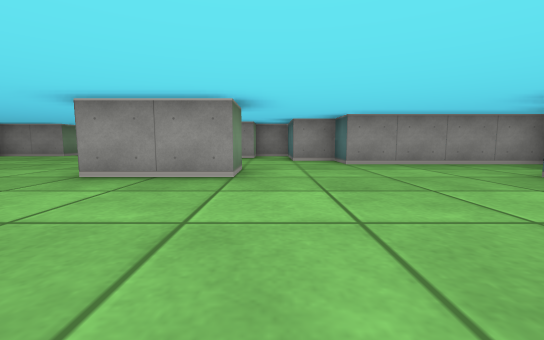
view 1 (above)

16 first-person views from a walk through a cub3D maze. The camera is about half as high as the walls, tilts 6° down and sees 90° across. The floor is counted in squares. Each view is taken from the middle of a square. On the plan, view 1 faces up. The plan holds only what a view shows up to about 9 squares ahead; the rest is blank.

view 2
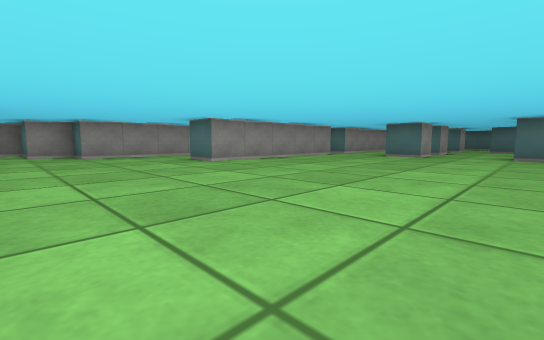

view 3
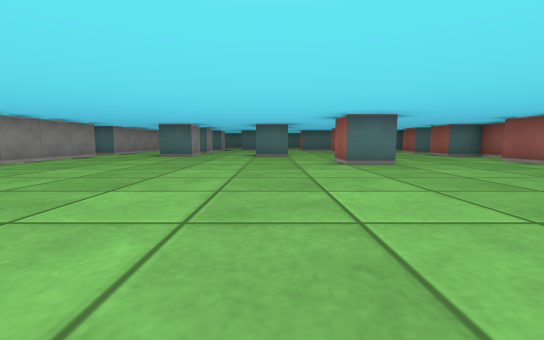

view 4
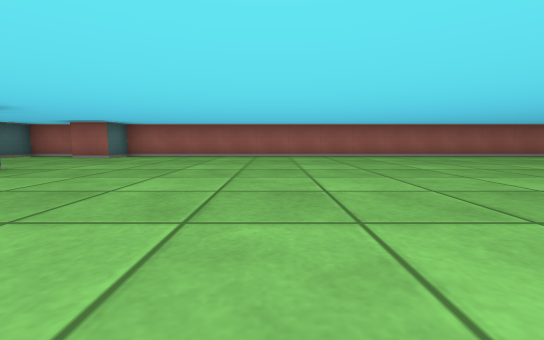

view 5
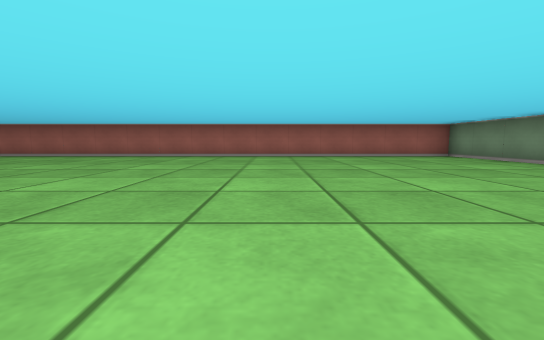

view 6
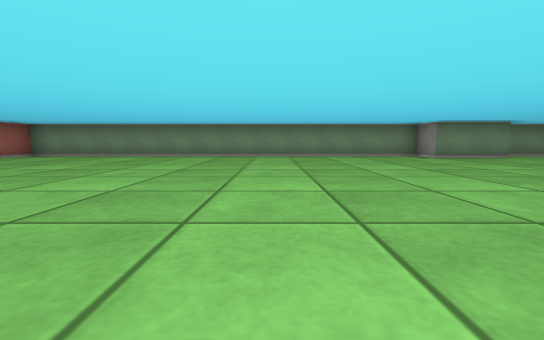

view 7
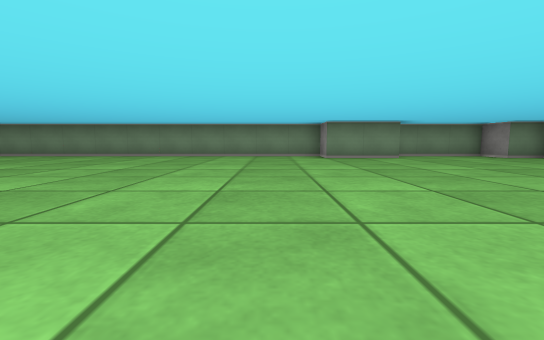

view 8
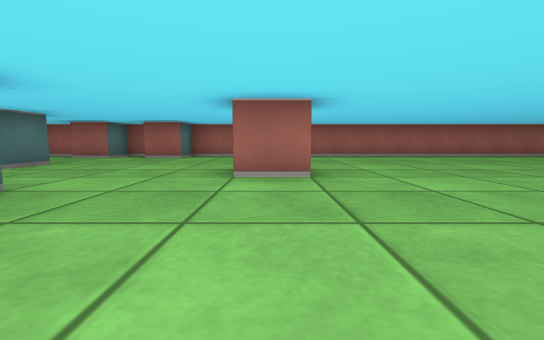

view 9
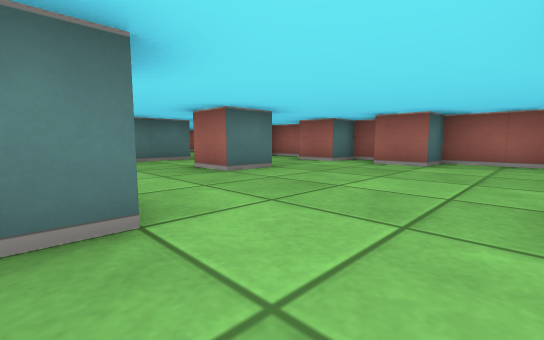

view 10
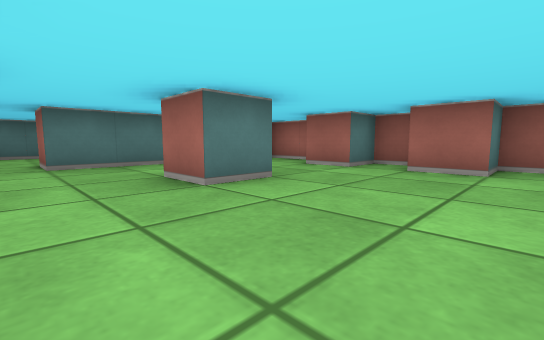

view 11
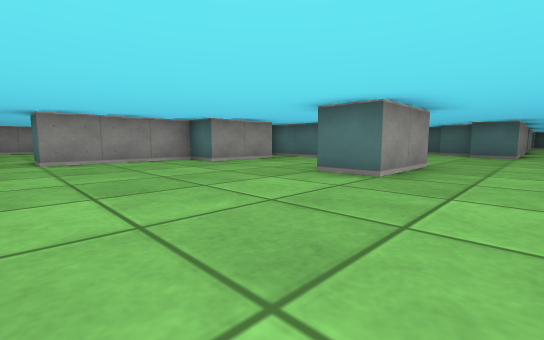

view 12
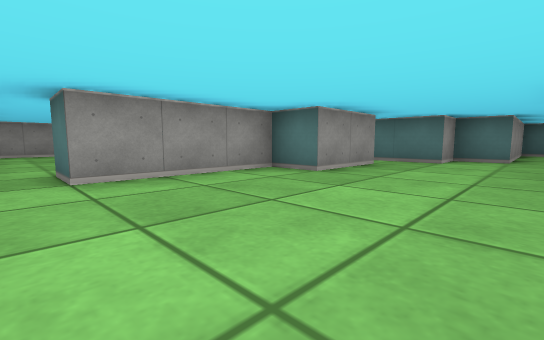

view 13
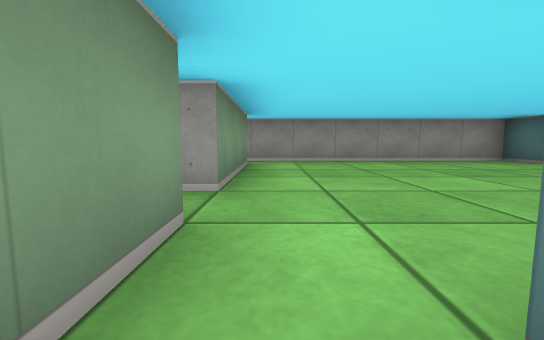

view 14
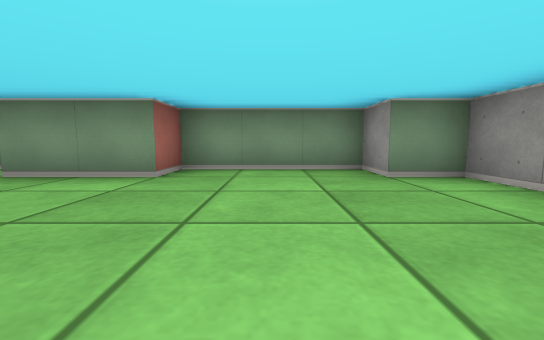

view 15
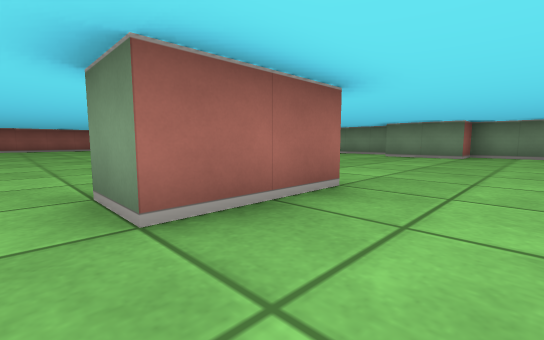

view 16
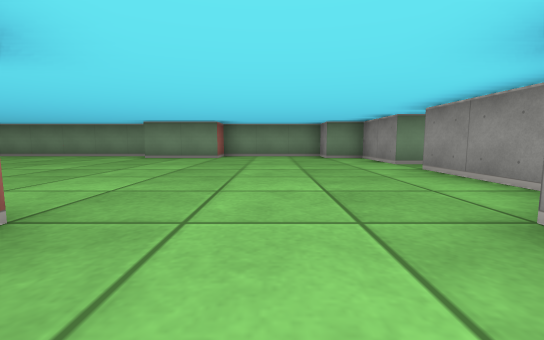

### Floor plan
Ten units are one square. View 1 is at (0, 0); x grows to the right and y downward. Boxes are objects, and circles mark ways between rooms. Rooms are numbered by the first view taken in them; rooms with no view inside come last. Other rooms are left out.
<svg viewBox="-100 -160 245 260">
<path fill="none" stroke="#000" d="M-5 -35 -25 -35 -25 -45 -5 -45 -5 -35M55 56 55 45 65 45M45 -36 45 -44M85 36 85 25M55 -50 55 -55 15 -55 15 -65 5 -65 5 -85 -5 -85 -5 -75 -25 -75 -25 -85 -55 -85M95 5 85 5 85 -5M85 -25 35 -25 35 -35M69 95 85 95 85 85 95 85M105 65 105 55 115 55M98 95 105 95 105 85 115 85M-65 -85 -85 -85 -85 -75 -95 -75 -95 -45 -85 -45 -85 -25 -95 -25 -95 95 55 95 55 85 65 85M135 66 135 45M121 95 135 95M-5 -145 -5 -155 -66 -155M-65 -105 -65 -85M-65 -145 -65 -115M-55 -85 -55 -95"/>
<circle cx="-60" cy="-90" r="3" fill="#2a7"/>
<text x="10" y="20">1</text>
<text x="-30" y="-120">2</text>
</svg>
Room 1 opens to room 2.

Where each view was taken, in squares from view 1:
view 1: 0 up, 0 right, facing up
view 2: 3 down, 0 right, facing up-right
view 3: 3 down, 0 right, facing right
view 4: 1 down, 1 right, facing down
view 5: 1 down, 4 left, facing down
view 6: 2 down, 1 left, facing left
view 7: 1 up, 1 left, facing left
view 8: 1 down, 6 right, facing down
view 9: 3 down, 7 right, facing down-right
view 10: 4 down, 8 right, facing down-right
view 11: 2 up, 6 left, facing up-right
view 12: 5 up, 6 left, facing up-right
view 13: 9 up, 6 left, facing up
view 14: 6 up, 5 left, facing left
view 15: 6 up, 0 right, facing down-left
view 16: 6 up, 1 left, facing left
